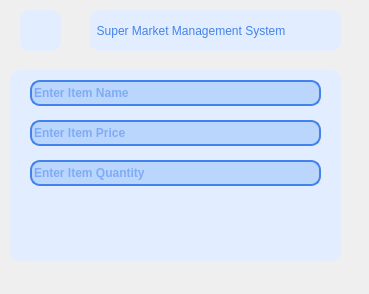
<?xml version="1.0" encoding="UTF-8"?>
<ui version="4.0">
 <class>ItemEntry</class>
 <widget class="QDialog" name="ItemEntry">
  <property name="geometry">
   <rect>
    <x>0</x>
    <y>0</y>
    <width>369</width>
    <height>294</height>
   </rect>
  </property>
  <property name="minimumSize">
   <size>
    <width>369</width>
    <height>294</height>
   </size>
  </property>
  <property name="maximumSize">
   <size>
    <width>369</width>
    <height>294</height>
   </size>
  </property>
  <property name="windowTitle">
   <string>Dialog</string>
  </property>
  <widget class="QFrame" name="frameText">
   <property name="geometry">
    <rect>
     <x>10</x>
     <y>70</y>
     <width>331</width>
     <height>191</height>
    </rect>
   </property>
   <property name="styleSheet">
    <string notr="true">QFrame 
{
background-color: #E2EEFF;
border-radius: 10px;
}</string>
   </property>
   <property name="frameShape">
    <enum>QFrame::StyledPanel</enum>
   </property>
   <property name="frameShadow">
    <enum>QFrame::Raised</enum>
   </property>
   <widget class="QLineEdit" name="itemName">
    <property name="geometry">
     <rect>
      <x>20</x>
      <y>10</y>
      <width>291</width>
      <height>26</height>
     </rect>
    </property>
    <property name="styleSheet">
     <string notr="true">QLineEdit
{
background-color : #BBD6FD;
color: #4382EC;
border: 2px solid #4382EC;
border-radius: 10px;
font-weight: bold;
}

QLineEdit:hover
{
background-color : #BBD6FD;
border: 3px solid #4382EC;
border-radius: 10px;
font-weight: bolder;
}

QLineEdit:focus
{
background-color : #BBD6FD;
border: 3px solid #4382EC;
border-radius: 10px;
color: #4382EC;
font-weight: italic;
}</string>
    </property>
    <property name="placeholderText">
     <string>Enter Item Name</string>
    </property>
   </widget>
   <widget class="QLineEdit" name="itemPrice">
    <property name="geometry">
     <rect>
      <x>20</x>
      <y>50</y>
      <width>291</width>
      <height>26</height>
     </rect>
    </property>
    <property name="styleSheet">
     <string notr="true">QLineEdit
{
background-color : #BBD6FD;
color: #4382EC;
border: 2px solid #4382EC;
border-radius: 10px;
font-weight: bold;
}

QLineEdit:hover
{
background-color : #BBD6FD;
border: 3px solid #4382EC;
border-radius: 10px;
font-weight: bolder;
}

QLineEdit:focus
{
background-color : #BBD6FD;
border: 3px solid #4382EC;
border-radius: 10px;
color: #4382EC;
font-weight: italic;
}</string>
    </property>
    <property name="placeholderText">
     <string>Enter Item Price</string>
    </property>
   </widget>
   <widget class="QLineEdit" name="itemQuantity">
    <property name="geometry">
     <rect>
      <x>20</x>
      <y>90</y>
      <width>291</width>
      <height>26</height>
     </rect>
    </property>
    <property name="styleSheet">
     <string notr="true">QLineEdit
{
background-color : #BBD6FD;
color: #4382EC;
border: 2px solid #4382EC;
border-radius: 10px;
font-weight: bold;
}

QLineEdit:hover
{
background-color : #BBD6FD;
border: 3px solid #4382EC;
border-radius: 10px;
font-weight: bolder;
}

QLineEdit:focus
{
background-color : #BBD6FD;
border: 3px solid #4382EC;
border-radius: 10px;
color: #4382EC;
font-weight: italic;
}</string>
    </property>
    <property name="echoMode">
     <enum>QLineEdit::Normal</enum>
    </property>
    <property name="placeholderText">
     <string>Enter Item Quantity</string>
    </property>
   </widget>
   <widget class="QPushButton" name="buttonClear">
    <property name="geometry">
     <rect>
      <x>260</x>
      <y>130</y>
      <width>41</width>
      <height>41</height>
     </rect>
    </property>
    <property name="styleSheet">
     <string notr="true">QPushButton
{
image:url(&quot;:/images/Clear.svg&quot;);
background-color: #E2EEFF;
color: white;
border-radius: 10px;
text-align: center;
}

QPushButton:hover {
	color: #4382EC;
	font-weight: bold;
	background-color: #E2EEFF;
	border-radius: 10px;
	border: 2px solid #4382EC;
}

QPushButton:pressed {
color: #E2EEFF;
border: 4px solid #BBD6FD;
}
	</string>
    </property>
    <property name="text">
     <string/>
    </property>
   </widget>
   <widget class="QPushButton" name="buttonSave">
    <property name="geometry">
     <rect>
      <x>30</x>
      <y>140</y>
      <width>31</width>
      <height>31</height>
     </rect>
    </property>
    <property name="styleSheet">
     <string notr="true">QPushButton
{
image:url(&quot;:/images/Save.svg&quot;);
background-color: #E2EEFF;
color: white;
border-radius: 10px;
text-align: center;
}

QPushButton:hover {
	color: #4382EC;
	font-weight: bold;
	background-color: #E2EEFF;
	border-radius: 10px;
	border: 2px solid #4382EC;
	padding: 2px;
}

QPushButton:pressed {
color: #E2EEFF;
border: 4px solid #BBD6FD;
}
	</string>
    </property>
    <property name="text">
     <string/>
    </property>
   </widget>
  </widget>
  <widget class="QPushButton" name="buttonBack">
   <property name="geometry">
    <rect>
     <x>20</x>
     <y>10</y>
     <width>41</width>
     <height>41</height>
    </rect>
   </property>
   <property name="styleSheet">
    <string notr="true">QPushButton
{
image:url(&quot;:/images/Back.svg&quot;);
background-color: #E2EEFF;
color: white;
border-radius: 10px;
text-align: center;
}

QPushButton:hover {
	color: #4382EC;
	font-weight: bold;
	background-color: #E2EEFF;
	border-radius: 10px;
	border: 2px solid #4382EC;
}

QPushButton:pressed {
color: #E2EEFF;
border: 4px solid #BBD6FD;
}
	</string>
   </property>
   <property name="text">
    <string/>
   </property>
  </widget>
  <widget class="QLabel" name="labelAppName">
   <property name="geometry">
    <rect>
     <x>90</x>
     <y>10</y>
     <width>251</width>
     <height>41</height>
    </rect>
   </property>
   <property name="styleSheet">
    <string notr="true">QLabel {
	color: #4382EC;
	font: 900 11pt &quot;Roboto&quot;;
	border-radius: 10px;
	text-align: center;
	background-color: #E2EEFF;
}
	</string>
   </property>
   <property name="text">
    <string>  Super Market Management System  </string>
   </property>
  </widget>
  <widget class="QLabel" name="label">
   <property name="geometry">
    <rect>
     <x>70</x>
     <y>270</y>
     <width>16</width>
     <height>16</height>
    </rect>
   </property>
   <property name="styleSheet">
    <string notr="true">color: rgb(187, 214, 253);</string>
   </property>
   <property name="text">
    <string/>
   </property>
  </widget>
 </widget>
 <resources/>
 <connections/>
</ui>
